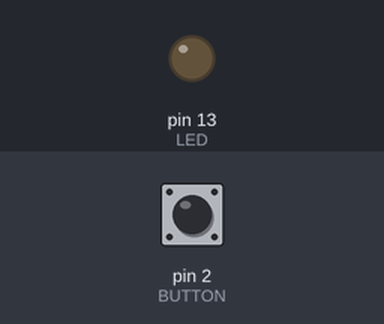
Bench run of a sketch on a simulated Arduino Uno, built with avr-gcc and run on an emulated ATmega328P. On the bench: output pins drawn as LEDs (lit = HIGH). The inputs (shaded band) are chosen by the test bench; at power-on: pin 2 (BUTTON) LOW.

Above: at 1.2 s.
1.3 s: pin 2 (BUTTON) pulled HIGH for 0.15 s
At 2.2 s:
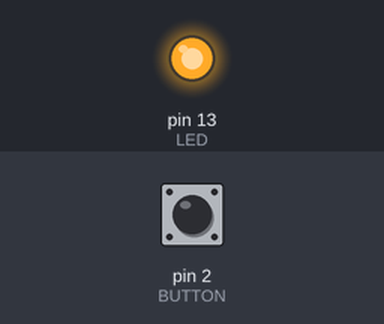
Timing chart, 0 to 4.3 s (numbered marks = the images above; inputs shaded):
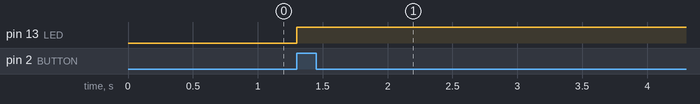

The sketch:

piezo.ino
```cpp
/*
Author : Rohan Mundhey
Date : 30 / 9 / 2014
Description : Arduino Board receives input from the Pressure Sensor ,Receives current Position from the GPRS module and send's the current location to Registered SIM cards via GSM module
The SIM card's Numbers are Registered via an Android App using a Bluetooth Module Interfaced with Arduino .

Arduino Board : Arduino UNO


Microcontroller:	        ATmega328
Operating Voltage:	        5V
Input Voltage (recommended):	7-12V
Input Voltage (limit):	        6-20V
Digital I/O Pins:	        14
PWM Digital I/O Pins:	        6
Analog Input Pins:	        6
DC Current per I/O Pin:	        40 mA
DC Current for 3.3V Pin:        50 mA
Flash Memory:	                32 KB
Flash Memory for Bootloader:	0.5 KB
SRAM:	                        2 KB
EEPROM:	                        1 KB
Clock Speed:	                16 MHz
Lenght:	                        68.6 mm
Width:	                        53.4 mm
Weight:	                        25 g

*/

#define LED 13  //Pin for LED
#define BUTTON 2 //Piin for Button (Switch)

int val=0; // Storing State of Switch
void setup()
{

pinMode(LED,OUTPUT); //Making LED Pin as a OUTPUT
pinMode(BUTTON,INPUT); //Making Button Pin as a INPUT

}
void loop()
{

val=digitalRead(BUTTON); //Read Input Value & Store It

// Check wether INPUT is High , ie Button is Pressed & Turn LED on
if((val==HIGH))
{

  digitalWrite(LED,HIGH);

}

}
```

Measured:
- after the input at 1.3 s, pin 13 (LED): LOW → HIGH at once
